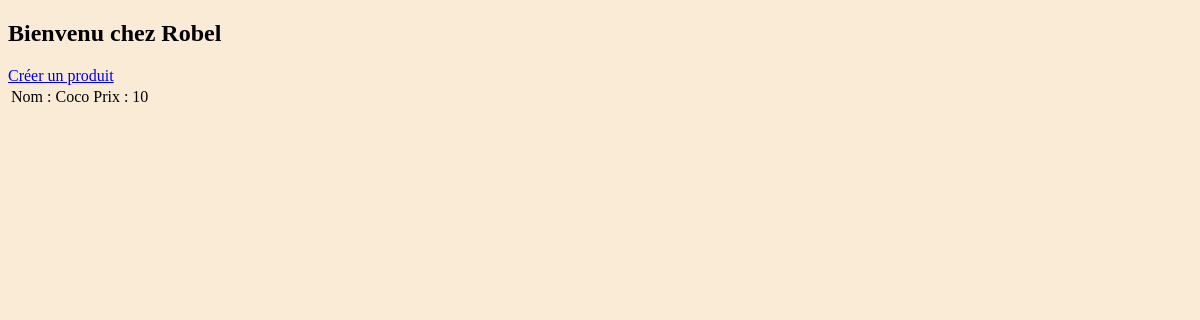
The page /show on the database as committed earlier.
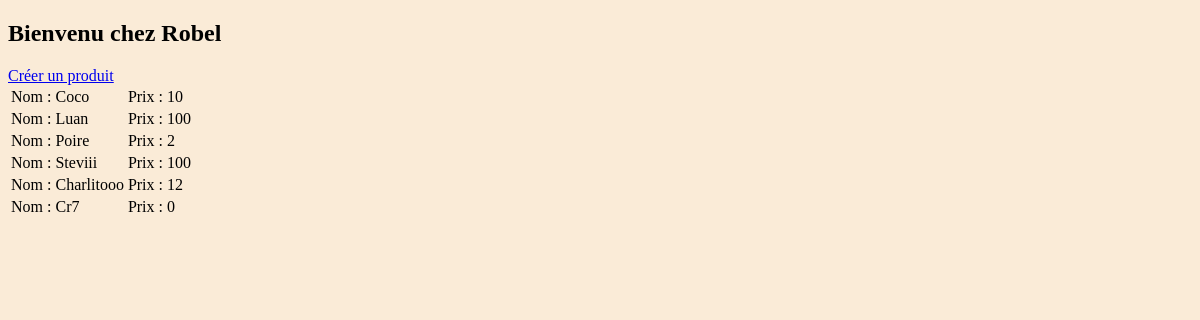
The same page on the database as committed later.
### Projet/models.py (models this page shows)
class Produit(models.Model):
    nom_produit = models.CharField(max_length=20, null= False)
    prix_produit = models.DecimalField(max_digits = 20, decimal_places = 0, null = False)

### Projet/views.py (the view)
# urls.py: path('show', views.show_form, name="showProduit"),
def show_form(request):
    tous_les_produit = Produit.objects.all()
    resultRequete = {"produits": tous_les_produit}
    return render(request, "show.html", resultRequete)

### templates/show.html
{% extends "formulaire-Produit.html" %}
{%  block formulaire%}
<table>
    {% for i in produits %}
        <tr>
            <td>Nom : {{ i.nom_produit }} </td>
            <td>Prix : {{ i.prix_produit }} </td>
        </tr>
    {% endfor %}
    <a href="{% url "showCree" %}">Créer un produit</a>
</table>
{% endblock %}

### templates/formulaire-Produit.html (shortened to what this page needs)
{% load static %}
<!DOCTYPE html>
<html lang="en">
<head>
    <link rel="stylesheet" href="{% static "style.css" %}">
</head>
<body>
      <header>
    <h2>Bienvenu chez Robel </h2>
    </header>
        {% block formulaire %}
        {% endblock  %}
</body>
</html>

### static/style.css (style rules this page uses)
body { background: antiquewhite; }

Rows that differ between the two databases and show on the page:
added Produit: nom_produit "Luan", prix_produit "100"
added Produit: nom_produit "Poire", prix_produit "2"
added Produit: nom_produit "Steviii", prix_produit "100"
added Produit: nom_produit "Charlitooo", prix_produit "12"
added Produit: nom_produit "Cr7", prix_produit "0"
